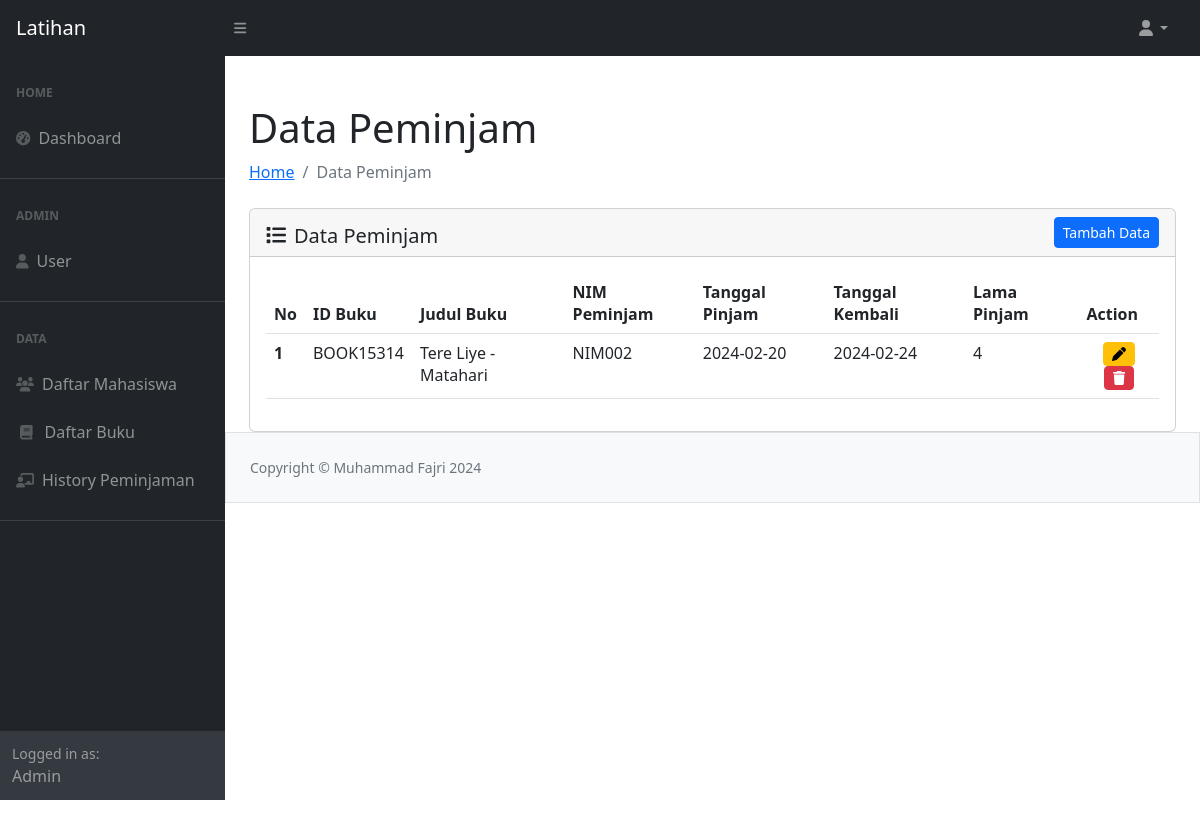
The app's page /latihan/pinjambuku/datapinjam.php with its own data.
### tables this page shows
CREATE TABLE `transaksipeminjaman` (
  `IdBuku` varchar(20) NOT NULL,
  `NamaBuku` varchar(50) NOT NULL,
  `NimMhs` varchar(20) NOT NULL,
  `TglKembali` date NOT NULL,
  `TglPinjam` date NOT NULL,
  `LamaPinjam` int(20) NOT NULL
);

### latihan/koneksi.php (called while the page is built, shortened)
<?php
$main_url = "http://localhost/latihan/";
?>

### latihan/pinjambuku/datapinjam.php (the view, shortened to what this page needs)
<?php
require_once "../koneksi.php";
require_once "../template/header.php";
require_once "../template/navbar.php";
require_once "../template/sidebar.php";
?>
<div id="layoutSidenav_content">
    <main>
        <div class="container-fluid px-4">
            <h1 class="mt-4">Data Peminjam</h1>
            <ol class="breadcrumb mb-4">
                <li class="breadcrumb-item"><a href="../index.php"> Home </a></li>
                <li class="breadcrumb-item active">Data Peminjam</li>
            </ol>
            <div class="card">
                <div class="card-header">
                    <span class="h5 my-2"><i class="fa-solid fa-list me-2 mt-2"></i>Data Peminjam</span>
                    <a href="<?= $main_url ?>pinjambuku/add-pinjam.php" class="btn btn-sm btn-primary float-end">Tambah Data</a>
                </div>
                <div class="card-body">
                    <table class="table table-hover" id="datatablesSimple">
                        <thead>
                            <tr>
                                <th scope="col">No</th>
                                <th scope="col">ID Buku </th>
                                <th scope="col">Judul Buku</th>
                                <th scope="col">NIM Peminjam</th>
                                <th scope="col">Tanggal Pinjam</th>
                                <th scope="col">Tanggal Kembali</th>
                                <th scope="col">Lama Pinjam</th>
                                <th scope="col">Action</th>
                            </tr>
                        </thead>
                        <tbody>
                            <?php
                            $no = 1;
                            $queryPinjam = mysqli_query($koneksi, "SELECT * FROM transaksipeminjaman");
                            while ($data = mysqli_fetch_array($queryPinjam)) { ?>
                                <tr>
                                    <th scope="row"><?= $no++ ?></th>
                                    <td><?= $data['IdBuku'] ?></td>
                                    <td><?= $data['NamaBuku'] ?></td>
                                    <td><?= $data['NimMhs'] ?></td>
                                    <td><?= $data['TglPinjam'] ?></td>
                                    <td><?= $data['TglKembali'] ?></td>
                                    <td><?= $data['LamaPinjam'] ?></td>
                                    <td align="center">
                                        <a href="edit-pinjam.php?IdBuku=<?= $data['IdBuku'] ?>" class="btn btn-sm btn-warning"><i class="fa-solid fa-pen" title="Update Data"></i> </a>
                                        <a href="hapus-pinjam.php?IdBuku=<?= $data['IdBuku'] ?>" class="btn btn-sm btn-danger" title="Hapus Data" onclick="return confirm('Anda yakin ingin menghapus data ini?')"><i class="fa-solid fa-trash"></i> </a>
                                    </td>
                                </tr>
                            <?php } ?>
                        </tbody>
                    </table>
                </div>
            </div>
        </div>
        <?php
        require_once "../template/footer.php";
        ?>

### records on screen
transaksipeminjaman: IdBuku "BOOK15314", NamaBuku "Tere Liye - Matahari", NimMhs "NIM002", TglPinjam "2024-02-20", TglKembali "2024-02-24", LamaPinjam "4"
